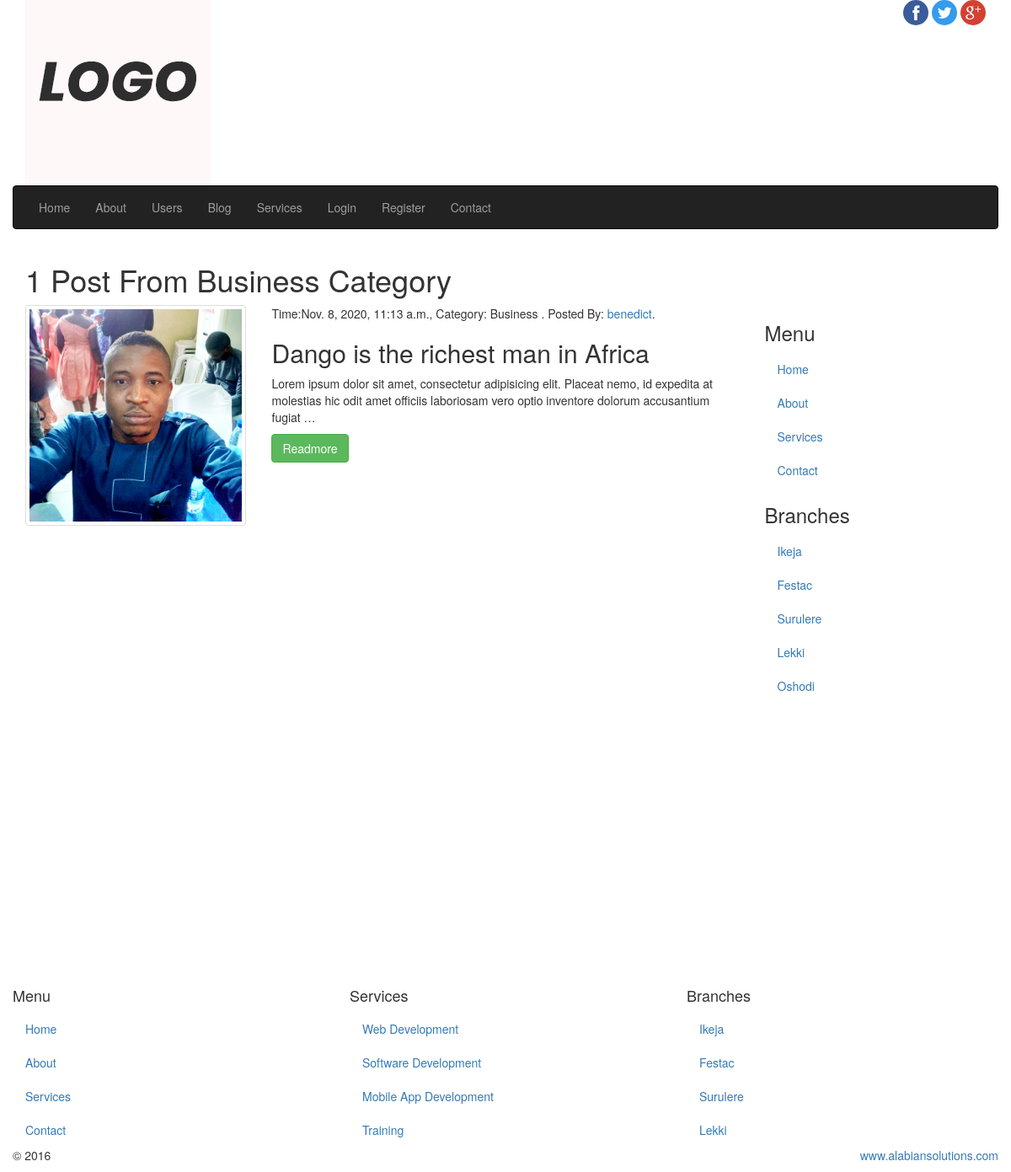
The app's page /webpages/post-cat/3/, older data.
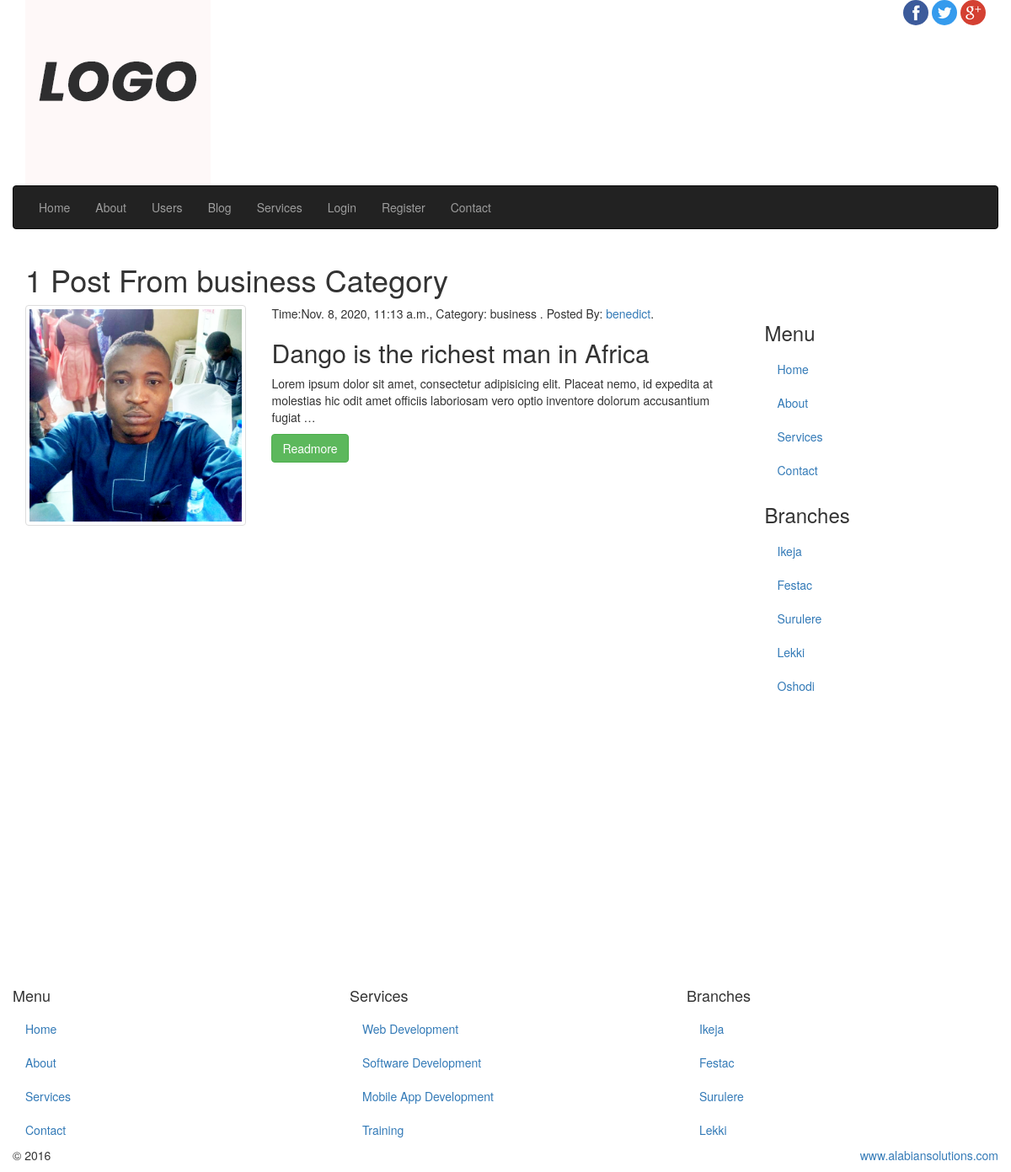
The same page, newer data.
### frontend/models.py (models this page shows, shortened)
class Category(models.Model):
    cat_name = models.CharField(max_length=100, verbose_name='Category Name')
    desc = models.TextField(blank=True, null=True, verbose_name='Description')
    class Meta():
        verbose_name_plural='Post Category'

class Post(models.Model):
    PUBLISH = 'PB'
    UNPUBLISH = 'UPB'
    FEATURED_VALUES = [
        (PUBLISH, 'Publish'),
        (UNPUBLISH, 'Unpublish')
    ]
    pst_title = models.CharField(max_length=100)
    user = models.ForeignKey(User, on_delete=models.CASCADE)
    category = models.ManyToManyField(Category)
    pst_img = models.ImageField(blank=True, null=True, upload_to='uploads/')
    featured = models.CharField(max_length=5, choices=FEATURED_VALUES, default=PUBLISH)
    created = models.DateTimeField(auto_now_add=True)
    content = models.TextField()
    class Meta():
        verbose_name_plural = 'Post'

### frontend/views.py (the view)
def post_from_category(request, cat_id):
    count_post_cat = Post.objects.filter(category__id=cat_id).count()
    category = Category.objects.get(id=cat_id)
    post_cat = Post.objects.filter(category__id=cat_id)
    context = {
                'pst': post_cat,
                'ct': count_post_cat,
                'category':category
                }
    return render(request, 'frontend/post-cat.html', context)

### templates/frontend/post-cat.html (shortened to what this page needs)
{% extends 'frontend/base.html' %}
{% load static %}
{% block content %}
      <section id="sectionTitle">
        <div class="pageTitle">
          <h1>{{ ct }} Post From {{ category.cat_name }} Category</h1>
        </div>
      </section>
      <section id="content">
        <div class="row">
          <div class="col-sm-9" id="mainContent">
            {% if pst %}
              {% for p in pst %}
                <div class="row">
                  <div class="col-md-4 col-sm-4">
                    <div class="thumbnail">
                      <img src="{{ p.pst_img.url }}">
                    </div>
                  </div>
                  <div class="col-md-8 col-sm-8">
                    <div class="blog-content">
                      <p>
                        Time:{{ p.created }},
                        Category:
                        {% for c in p.category.all %}
                            {{ c.cat_name }}
                        {% endfor %}.
                        Posted By: <a href="#">{{ p.user.username }}</a>.
                      </p>
                      <h2>{{ p.pst_title }}</h2>
                      <p>
                        {{ p.content|truncatewords:25 }}
                      </p>
                      <a href="{% url 'frontend:single_blog' p.id %}" class="btn btn-success">Readmore</a>
                    </div>
                  </div>
                </div>
              {% endfor %}
            {% endif %}
          </div>
         {% include 'frontend/sidebar.html' %}
        </div>
      </section>
   {% endblock %}

### templates/frontend/base.html (shortened to what this page needs)
{% load static %}
<!DOCTYPE html>
<html lang="en">
  <head>
    <link href="{% static 'frontend/css/bootstrap.min.css' %}" rel="stylesheet">
    <link href="{% static 'frontend/css/font-awesome.min.css' %}" rel="stylesheet">
    <link href="{% static 'frontend/css/style.css' %}" rel="stylesheet">
  </head>
  <body>
    <div class="container">
      <header id="siteLogo">
        <div class="row">
          <div class="col-sm-3">
            <a href="index.html">
              <img src="{% static 'frontend/images/logo.png'  %}">
            </a>
          </div>
          <div class="col-sm-9">
            <span class="social-logo pull-right">
              <a href="#">
                <img src="{% static 'frontend/images/fb.png' %}" class="img-circle">
              </a>
              <a href="#">
                <img src="{% static 'frontend/images/tw.png' %}" class="img-circle">
              </a><a href="#">
                <img src="{% static 'frontend/images/gp.png' %}" class="img-circle">
              </a>
            </span>
          </div>
        </div>
      </header>
      <section id="siteMenu">
        <div class="row">
          <nav class="navbar navbar-inverse">
            <div class="collapse navbar-collapse" id="mainNav">
              {% url 'index' as Home %}
              {% url 'frontend:about' as About %}
              {% url 'frontend:users' as Users %}
              {% url 'frontend:blog' as Blog %}
              {% url 'frontend:services' as Services %}
              {% url 'frontend:contact' as Contact %}
              {% url 'backend:login_view' as Login %}
              {% url 'backend:register' as Register %}
              <ul class="nav navbar-nav">
                <li {% if request.path == Home %} class="active" {% endif %}><a href="{% url 'index' %}">Home</a></li>
                <li {% if request.path == About %} class="active" {% endif %}><a href="{% url 'frontend:about' %}">About</a></li>
                <li {% if request.path == Users %} class="active" {% endif %}><a href="{% url 'frontend:users' %}">Users</a></li>
                <li {% if request.path == Blog %} class="active" {% endif %}><a href="{% url 'frontend:blog' %}">Blog</a></li>
                <li {% if request.path == Services %} class="active" {% endif %}><a href="{% url 'frontend:services' %}">Services</a></li>
                <li {% if request.path == Login %} class="active" {% endif %}><a href="{% url 'backend:login_view' %}">Login</a></li>
                <li {% if request.path == Register %} class="active" {% endif %}><a href="{% url 'backend:register' %}">Register</a></li>
                <li {% if request.path == Contact %} class="active" {% endif %}><a href="{% url 'frontend:contact' %}">Contact</a></li>
              </ul>
            </div>
          </nav>
        </div>
      </section>
      {% block content %}
      {% endblock %}
    </div>
    <footer class="container-fluid" id="siteFooter">
      <div class="row">
        <div class="col-sm-4">
          <h4>Menu</h4>
          <ul class="nav">
            <li><a href="#">Home</a></li>
            <li><a href="#">About</a></li>
            <li><a href="#">Services</a></li>
            <li><a href="#">Contact</a></li>
          </ul>
        </div>
        <div class="col-sm-4">
          <h4>Services</h4>
          <ul class="nav">
            <li><a href="#">Web Development</a></li>
            <li><a href="#">Software Development</a></li>
            <li><a href="#">Mobile App Development</a></li>
            <li><a href="#">Training</a></li>
          </ul>
        </div>
        <div class="col-sm-4">
          <h4>Branches</h4>
          <ul class="nav">
            <li><a href="#">Ikeja</a></li>
            <li><a href="#">Festac</a></li>
            <li><a href="#">Surulere</a></li>
            <li><a href="#">Lekki</a></li>
          </ul>
        </div>
      </div>
      <div class="row">
        <div class="col-md-3">
          <p>&copy; 2016</p>
        </div>
        <div class="col-md-9">
          <p class="copy pull-right">
            <a href="#" target="_blank">www.alabiansolutions.com</a>
          </p>
        </div>
      </div>
    </footer>
  </body>
</html>

### templates/frontend/sidebar.html
<aside class="col-sm-3" id="sideBar">
    <div class="widget">
        <h3>Menu</h3>
        <ul class="nav">
            <li><a href="#">Home</a></li>
            <li><a href="#">About</a></li>
            <li><a href="#">Services</a></li>
            <li><a href="#">Contact</a></li>
        </ul>
    </div>
    <div class="widget">
        <h3>Branches</h3>
        <ul class="nav">
            <li><a href="#">Ikeja</a></li>
            <li><a href="#">Festac</a></li>
            <li><a href="#">Surulere</a></li>
            <li><a href="#">Lekki</a></li>
            <li><a href="#">Oshodi</a></li>
        </ul>
    </div>
</aside>

### static/backend/css/style.css (style rules this page uses)
#sideBar { height: 100vh !important; }

Row changes from the older to the newer data that the page shows:
changed Category: cat_name "Business" → "business"
